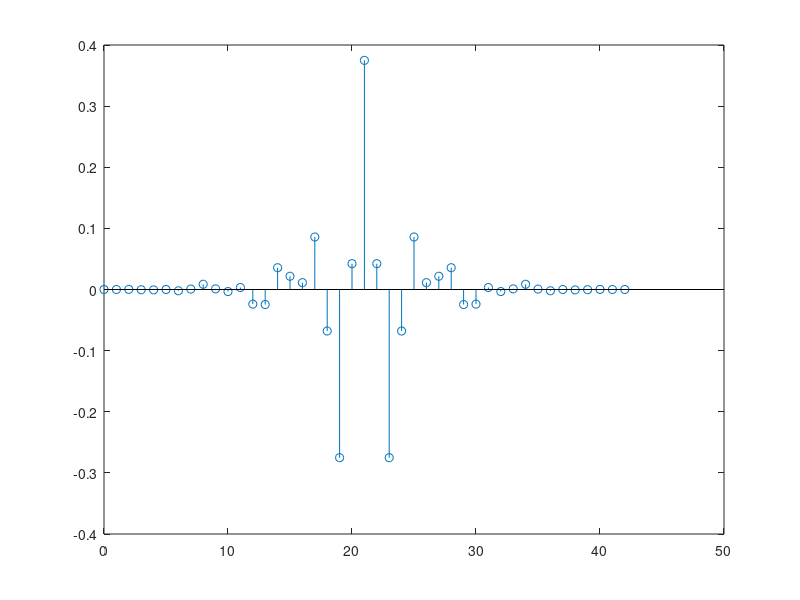
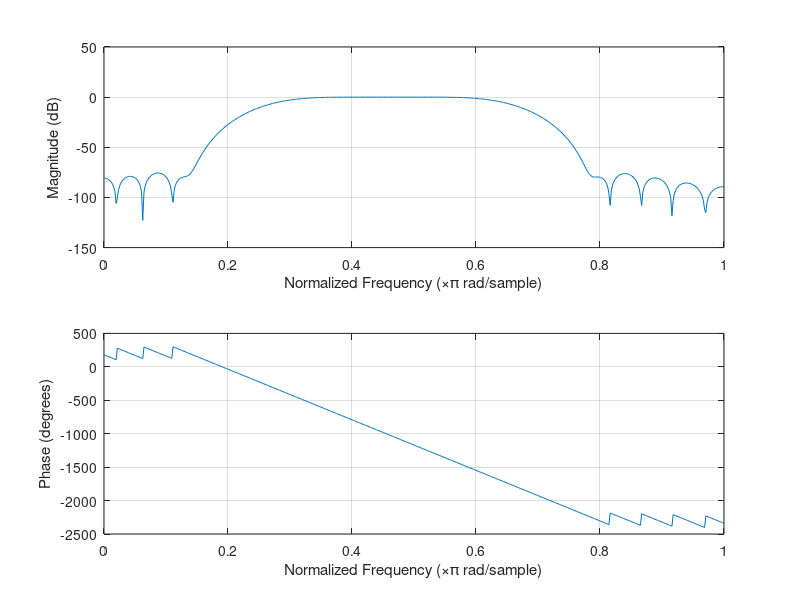
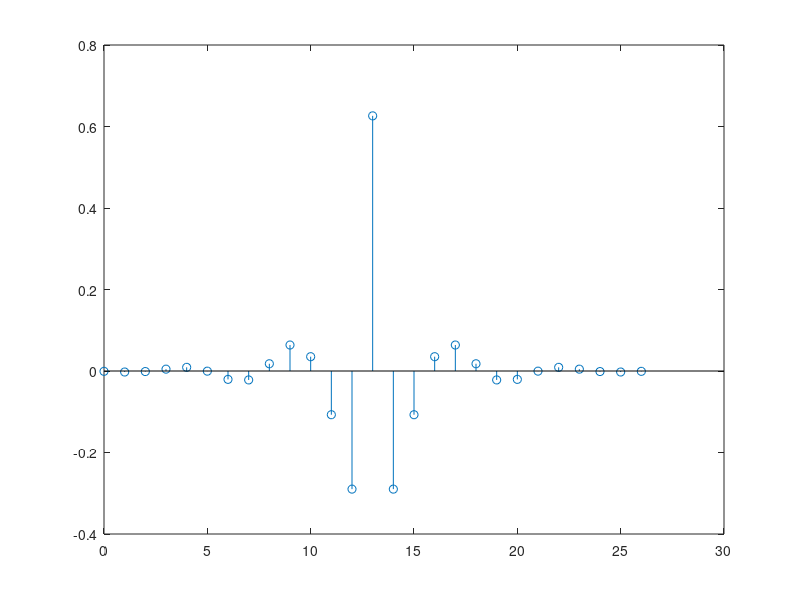
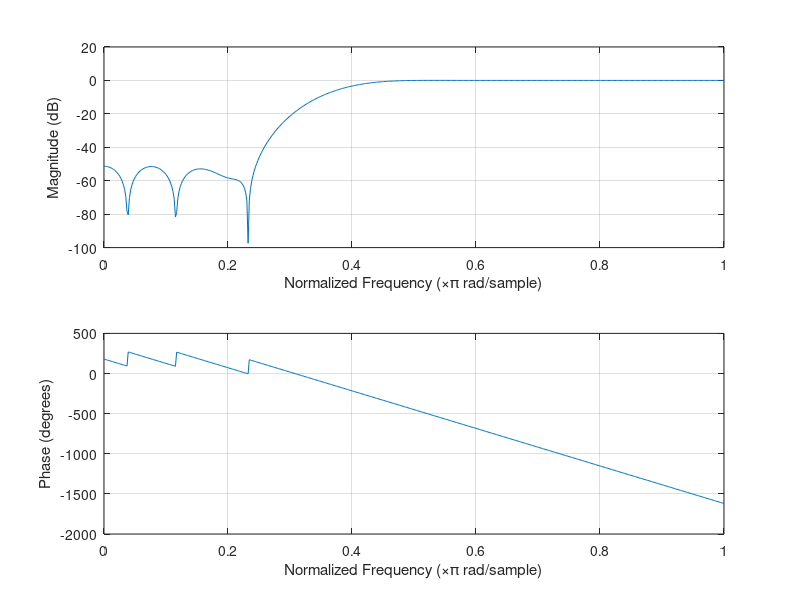

MATLAB code for these plots, in order: (Note: this script raises an error after producing the figures.)
%%

fun={@hanning,@hamming,@blackman};
Wp=pi/2;
Ws=pi/4;
B=Wp-Ws;
N0=[ceil(6.2*pi/B),ceil(6.6*pi/B),ceil(11*pi/B)];

for i=1:length(fun)
N=N0(i)+mod(N0(i)+1,2);
Wc=(Wp+Ws)/2/pi;
h=fir1(N-1,Wc,'high',fun{i}(N));

figure(2*(i-1)+1)
stem([0:N-1],h);
figure(2*i);
freqz(h,[1]);
end
%%
B=pi/15;
N0=ceil(2*pi/B);
N=N0+mod(N0+1,2);
n=[0:N-1];
Hk=zeros([1,N]);
Hk([1:6])=ones([1,6]);
theta=n*pi*(-30/31);
sb=Hk.*(exp(theta*(-j)));
h=ifft(sb);
freqz(h,[1]);

%%
fun={@blackman};
Wpl=0.35*pi;
Wpu=0.65*pi;
Wsl=0.2*pi;
Wsu=0.65*pi;
Wc=[Wpl+Wsl,Wsu+Wpu]/2/pi;

B=Wpl-Wsl;
N0=[ceil(6.2*pi/B)];

for i=1:length(fun)
N=N0(i)+mod(N0(i)+1,2);

h=fir1(N-1,Wc,'bandpass',fun{i}(N));

figure(2*(i-1)+1)
stem([0:N-1],h);
figure(2*i);
freqz(h,[1]);
end
%%
f=[0.2,0.35,0.65,0.8];
m=[1,0,1];
Rp=1;
Rs=60;
dat1=(10^(Rp/20)-1)/(10^(Rp/20)+1);
dat2=10^(-Rs/20);
rip=[dat1,dat2,dat1];
[M,f0,m0,w]=remezord(f,m,rip);
hn=remez(M,f0,m0,w);
freqz(hn,[1]);
